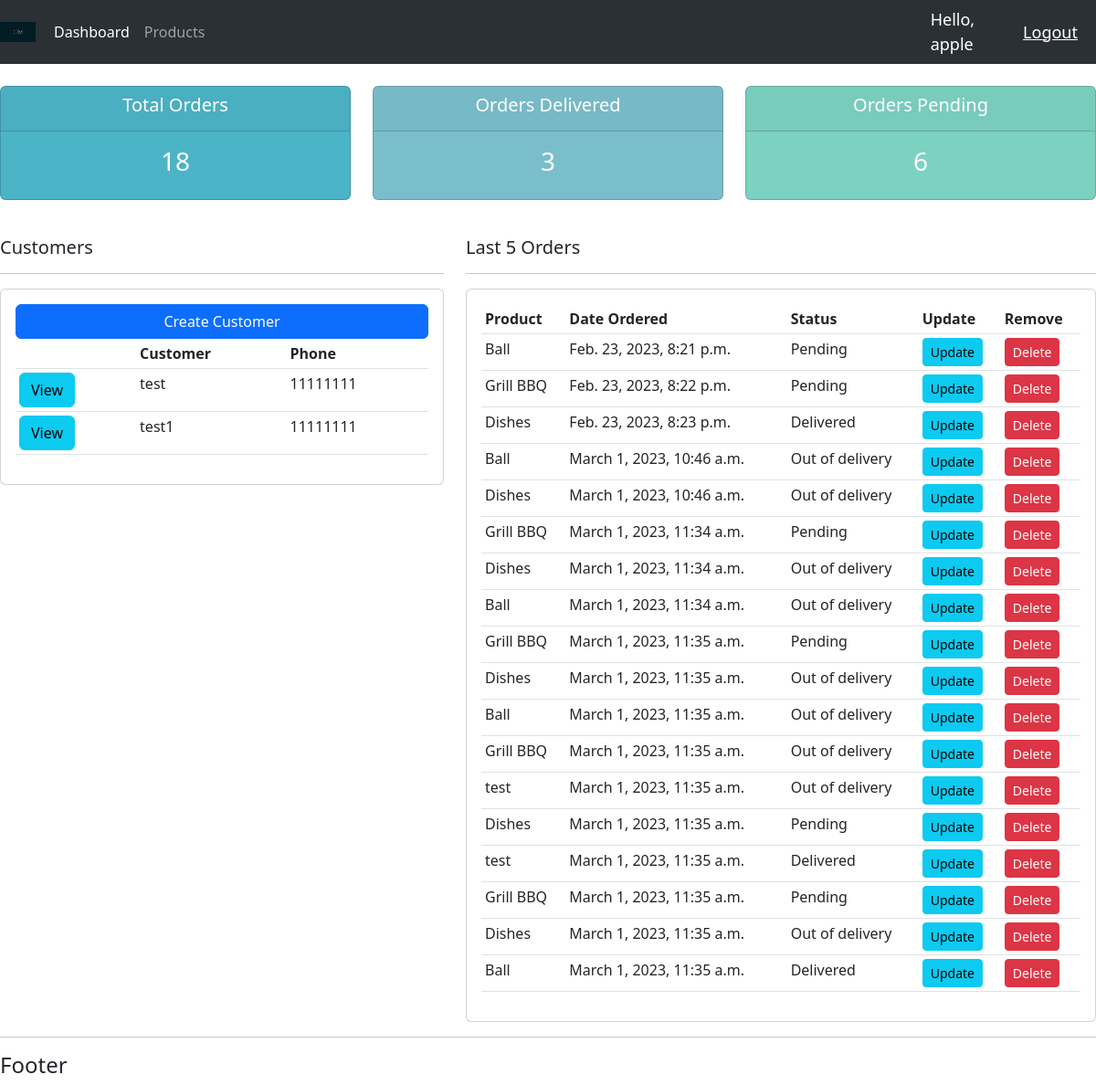
The app's page / (signed in) with its own data.
### accounts/models.py (models this page shows, shortened)
class Customer (models.Model):
    name = models.CharField(max_length=200, null=True)
    phone = models.CharField(max_length=200, null=True)
    email = models.CharField(max_length=200,null=True)
    date_created = models.DateTimeField(auto_now_add=True, null=True)

class Order (models.Model):
    STATUS = (
        ('Pending', 'Pending'),
        ('Out of delivery', 'Out of delivery'),
        ('Delivered', 'Delivered')
    )
    customer = models.ForeignKey(Customer, null=True, on_delete=models.SET_NULL)
    product = models.ForeignKey(Product, null=True, on_delete=models.SET_NULL)
    date_created = models.DateTimeField(auto_now_add=True, null=True)
    status = models.CharField(max_length=200, null=True, choices=STATUS)
    note = models.CharField(max_length=1000, null=True)

class Product (models.Model):
    CATEGORY = (
        ('Indoor', 'Indoor'),
        ('Out door', 'Out door')
    )
    name = models.CharField(max_length=200, null=True)
    price = models.FloatField(null=True)
    category = models.CharField(max_length=200, null=True, choices=CATEGORY)
    description = models.CharField(max_length=200, null=True, blank=True)
    date_created = models.DateTimeField(auto_now_add=True, null=True)
    tags = models.ManyToManyField(Tag)
    def __str__(self):
        return self.name

### accounts/views.py (the view)
# urls.py: path('', views.home, name='home'),
@login_required(login_url='login')
def home(request):
    orders = Order.objects.all()
    customers = Customer.objects.all()
    total_orders = orders.count()
    total_customers = customers.count()
    delivered = orders.filter(status='Delivered').count()
    pending = orders.filter(status='Pending').count()
    context = {'orders': orders, 'customers': customers, 'total_orders': total_orders,
               'total_customers': total_customers, 'delivered': delivered, 'pending': pending}
    return render(request, 'accounts/dashboard.html', context)

### accounts/templates/accounts/dashboard.html
{% extends 'accounts/main.html' %} {% block content %}
{% include 'accounts/status.html' %}
<br />
<div class="row">
  <div class="col-md-5">
    <h5>Customers</h5>
    <hr />
    <div class="card card-body">
      <a href="" class="btn btn-primary btn-small btn-block">
        Create Customer
      </a>
      <table class="table table-sm">
        <tr>
          <th></th>
          <th>Customer</th>
          <th>Phone</th>
        </tr>
        {% for customer in customers %}
        <tr>
          <td><a class="btn btn-info" href="{% url 'customer' customer.id %}">View</a></td>
          <td>{{customer.name}}</td>
          <td>{{customer.phone}}</td>
        </tr>
        {% endfor %}
      </table>
    </div>
  </div>
  <div class="col-md-7">
    <h5>Last 5 Orders</h5>
    <hr />
    <div class="card card-body">
      <table class="table table-sm">
        <tr>
          <th>Product</th>
          <th>Date Ordered</th>
          <th>Status</th>
          <th>Update</th>
          <th>Remove</th>
        </tr>
        {% for order in orders %}
        <tr>
          <td>{{order.product}}</td>
          <td>{{order.date_created}}</td>
          <td>{{order.status}}</td>
          <td><a class="btn btn-sm btn-info" href="{% url 'update_order' order.id %}">Update</a></td>
          <td><a class="btn btn-sm btn-danger" href="{% url 'delete_order' order.id %}">Delete</a></td>
        </tr>
        {% endfor %}
      </table>
    </div>
  </div>
</div>
{% endblock %}

### accounts/templates/accounts/navbar.html (shortened to what this page needs)
{% load static %}
<nav class="navbar navbar-expand-lg bg-body-tertiary" data-bs-theme="dark">
  <img src="{% static 'images/logo.png' %}" style="width: 4vw; min-width: 3px;"/>
  <div class="container-fluid">
    <div class="collapse navbar-collapse" id="navbarNav">
      <ul class="navbar-nav">
        <li class="nav-item">
          <a class="nav-link active" aria-current="page" href="{% url 'home' %}">Dashboard</a>
        </li>
        <li class="nav-item">
          <a class="nav-link" href="{% url 'products' %}">Products</a>
        </li>
      </ul>
    </div>
  </div>
  <span class="hello-msg">Hello, {{request.user}}</span>
  <span><a class="hello-msg" href="{% url 'logout' %}">Logout</a></span>
</nav>

### static/css/main.css (style rules this page uses)
body { background-color: #ebeff5; }

### accounts/templates/accounts/navbar.html (style rules this page uses)
.hello-msg { font-size: 18px; color: #fff; margin-right: 20px; }

### records on screen
Customer: name "test", phone "11111111"
Customer: name "test1", phone "11111111"
Order: product "Ball", date_created "Feb. 23, 2023, 8:21 p.m.", status "Pending"
Order: product "Grill BBQ", date_created "Feb. 23, 2023, 8:22 p.m.", status "Pending"
Order: product "Dishes", date_created "Feb. 23, 2023, 8:23 p.m.", status "Delivered"
Order: product "Ball", date_created "March 1, 2023, 10:46 a.m.", status "Out of delivery"
Order: product "Dishes", date_created "March 1, 2023, 10:46 a.m.", status "Out of delivery"
Order: product "Grill BBQ", date_created "March 1, 2023, 11:34 a.m.", status "Pending"
Order: product "Dishes", date_created "March 1, 2023, 11:34 a.m.", status "Out of delivery"
Order: product "Ball", date_created "March 1, 2023, 11:34 a.m.", status "Out of delivery"
Order: product "Grill BBQ", date_created "March 1, 2023, 11:35 a.m.", status "Pending"
Order: product "Dishes", date_created "March 1, 2023, 11:35 a.m.", status "Out of delivery"
Order: product "Ball", date_created "March 1, 2023, 11:35 a.m.", status "Out of delivery"
Order: product "Grill BBQ", date_created "March 1, 2023, 11:35 a.m.", status "Out of delivery"
Order: product "test", date_created "March 1, 2023, 11:35 a.m.", status "Out of delivery"
Order: product "Dishes", date_created "March 1, 2023, 11:35 a.m.", status "Pending"
Order: product "test", date_created "March 1, 2023, 11:35 a.m.", status "Delivered"
Order: product "Grill BBQ", date_created "March 1, 2023, 11:35 a.m.", status "Pending"
Order: product "Dishes", date_created "March 1, 2023, 11:35 a.m.", status "Out of delivery"
Order: product "Ball", date_created "March 1, 2023, 11:35 a.m.", status "Delivered"

### other values on screen
{{ request.user }} "apple"
{{ total_orders }} "18"
{{ delivered }} "3"
{{ pending }} "6"
